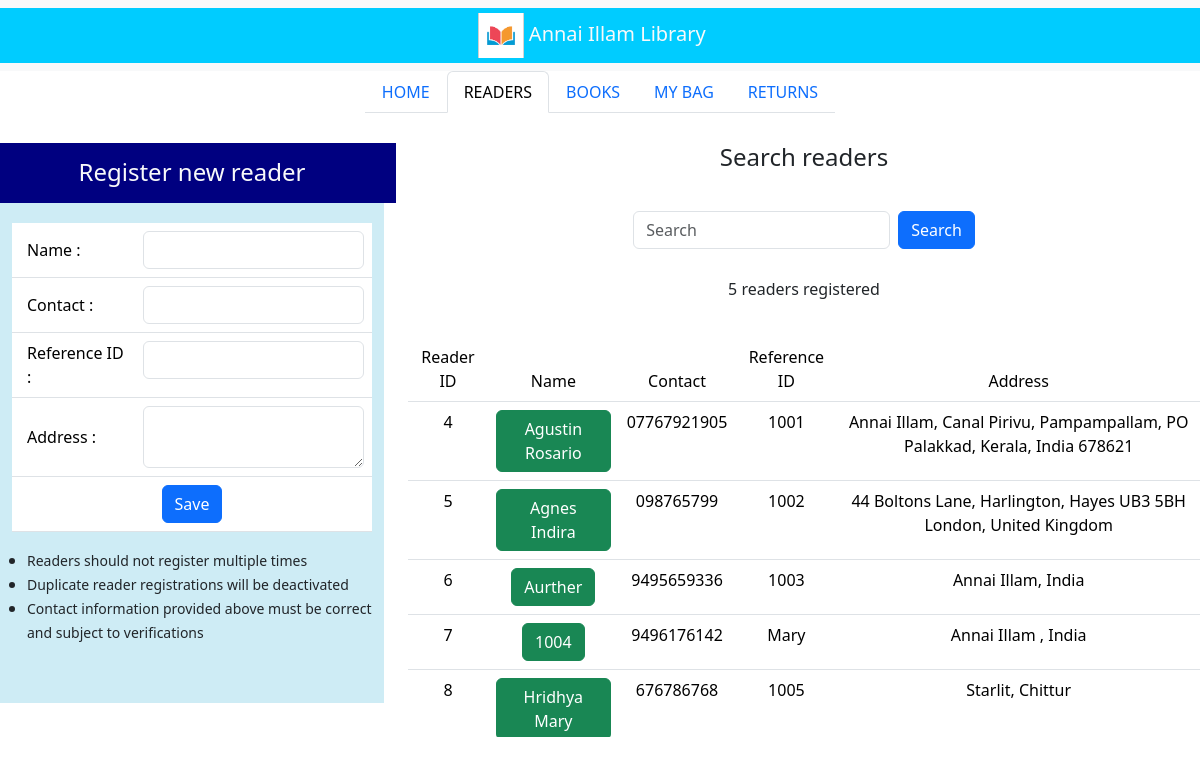
The page /readers/ on the database its author committed.
### libraryportal/models.py (models this page shows, shortened)
class Reader(models.Model):
    reference_id= models.CharField(max_length=200)
    reader_name = models.CharField(max_length=200)
    reader_contact = models.CharField(max_length=200)
    reader_address = models.TextField()
    active= models.BooleanField(default=True)

### libraryportal/views.py (the view)
# urls.py: path('readers/', views.readers_tab),
def readers_tab(request):
    if request.method=="GET":
        readers = Reader.objects.all()
        return render(request,"readers.html", context={"current_tab": "readers", "readers": readers})
    else:
        query = request.POST['query']
        readers = Reader.objects.raw("select * from libraryportal_Reader where reader_name like '%"+query+"%'")
        return render(request, "readers.html", context={"current_tab": "readers", "readers": readers, "query": query})

### libraryportal/templates/readers.html (shortened to what this page needs)
<!DOCTYPE html>
{% extends "index.html" %}
{% load static %}
{% block main_content %}
<div class="container-flex text-center justify-content-center align-items-center"
     style="padding-bottom:20px; padding-top:10px; vertical-align:middle;">
    <div class="row justify-content-center align-middle" style="margin-top: 20px; height:60px">
        <div class="col-md-4 text-light" style="background-color:#000080">
            <h4 style="margin-top:15px;">Register new reader </h4>
        </div>
        <div class="col-md-8">
            <h4>Search readers</h4>
        </div>
    </div>
    <div class="row">
        <div class="col-md-4">
            <div class="container" style="overflow-y:auto; height:500px; background:#CEECF5; ">
                <form class="d-flex" action="/readers/add" method="POST">
                    <table class="table" style="margin-top:20px">
                        <tr>
                            <td style="text-align: left; vertical-align: middle ;padding-left: 15px; height:10px;">Name
                                :
                            </td>
                            <td><input type="text" class="form-control" name="reader_name"></td>
                        </tr>
                        <tr>
                            <td style="text-align: left; vertical-align: middle ;padding-left: 15px; height:10px;">
                                Contact :
                            </td>
                            <td><input type="text" class="form-control" name="reader_contact"></td>
                        </tr>
                        <tr>
                            <td style="text-align: left; vertical-align: middle ;padding-left: 15px; height:10px;">
                                Reference ID :
                            </td>
                            <td><input type="text" class="form-control" name="reader_reference"></td>
                        </tr>
                        <tr>
                            <td style="text-align: left; vertical-align: middle ;padding-left: 15px; height:10px;">
                                Address :
                            </td>
                            <td><textarea class="form-control" name="reader_address"></textarea></td>
                        </tr>
                        <tr>
                            <td colspan="2">
                                <button class="btn btn-primary" type="submit"> Save</button>
                            </td>
                        </tr>
                    </table>
                </form>
                <ul style="text-align:left; vertical-align: middle; padding-left: 15px">
                    <li><small>Readers should not register multiple times</small></li>
                    <li><small>Duplicate reader registrations will be deactivated</small></li>
                    <li><small>Contact information provided above must be correct and subject to verifications</small>
                    </li>
                </ul>
            </div>
        </div>
        <div class="col-md-8">
            <div class="row">
                <nav class="navbar bg-body-light">
                    <div class="container-fluid justify-content-center align-items-center">
                        <form class="d-flex" role="search" action="/readers/" method="POST">
                            <input class="form-control me-2" type="search" placeholder="Search" aria-label="Search"
                                   name="query" value="{{ query }}">
                            <button class="btn btn-primary" type="submit">Search</button>
                        </form>
                    </div>
                </nav>
            </div>
            <div class="row" style="margin-top: 20px">
                <p>{{ readers|length }} readers registered</p>
            </div>
            <div class="row" style="margin-top: 20px">
                <div class="container" style="overflow-y: auto; height: 400px">
                    <table class="table table-hover">
                        <thead>
                        <tr>
                            <td>Reader ID</td>
                            <td>Name</td>
                            <td>Contact</td>
                            <td>Reference ID</td>
                            <td>Address</td>
                        </tr>
                        </thead>
                        <tbody>
                        {% for reader in readers %}
                        <tr>
                            <td>{{reader.id}}</td>
                            <td>
                                {% if reader.active %}
                                <span class="btn btn-success">{{reader.reader_name}}</span>
                                {% else %}
                                <span class="btn btn-secondary">{{reader.reader_name}}</span>
                                {% endif %}
                            </td>
                            <td>{{reader.reader_contact}}</td>
                            <td>{{reader.reference_id}}</td>
                            <td>{{reader.reader_address}}</td>
                        </tr>
                        {% endfor %}
                        </tbody>
                    </table>
                </div>
            </div>
        </div>
    </div>
</div>
{% endblock %}

### libraryportal/templates/index.html (shortened to what this page needs)
<!doctype html>
{% load static %}
<html lang="en">
<head>
    <link href="https://cdn.jsdelivr.net/npm/bootstrap@5.3.3/dist/css/bootstrap.min.css" rel="stylesheet"
>
</head>
<body>
<nav class="navbar bg-body-tertiary">
    <div class="container-fluid justify-content-center align-items-center" style="background-color:#00ccff">
            <span class="navbar-brand mb-0 h3 text-light">
                <img src="{% static '/library_logo_small.png' %}" alt="LIMS" height="45">
                Annai Illam Library</span>
    </div>
</nav>
<div class="container-fluid d-flex justify-content-center align-items-center">
    <ul class="nav nav-tabs">
        <li class="nav-item">
            {% if current_tab  ==  'home' %}
                <a class="nav-link active" aria-current="page" href="/home">HOME</a>
            {% else %}
                <a class="nav-link " href="/home">HOME</a>
            {% endif %}
        </li>
        <li class="nav-item">
            {% if current_tab  ==  'readers' %}
            <a class="nav-link active" aria-current="page" href="/readers">READERS</a>
            {% else %}
            <a class="nav-link" href="/readers">READERS</a>
            {% endif %}
        </li>
        <li class="nav-item">
            {% if current_tab  ==  'books' %}
            <a class="nav-link active" aria-current="page" href="/books">BOOKS</a>
            {% else %}
            <a class="nav-link" href="/books">BOOKS</a>
            {% endif %}
        </li>
        <li class="nav-item">
            {% if current_tab  ==  'mybag' %}
            <a class="nav-link active" aria-current="page" href="/mybag">MY BAG</a>
            {% else %}
            <a class="nav-link" href="/mybag">MY BAG</a>
            {% endif %}
        </li>
        <li class="nav-item">
            {% if current_tab  ==  'returns' %}
            <a class="nav-link active" aria-current="page" href="/returns">RETURNS</a>
            {% else %}
            <a class="nav-link " href="/returns">RETURNS</a>
            {% endif %}
        </li>
    </ul>
</div>
{% block main_content %}
{% endblock %}
</body>
</html>

### rows shown on the page
Reader: id "4", reader_name "Agustin Rosario", reader_contact "07767921905", reference_id "1001", reader_address "Annai Illam, Canal Pirivu, Pampampallam, PO Palakkad, Kerala, India 678621"
Reader: id "5", reader_name "Agnes Indira", reader_contact "098765799", reference_id "1002", reader_address "44 Boltons Lane, Harlington, Hayes UB3 5BH London, United Kingdom"
Reader: id "6", reader_name "Aurther", reader_contact "9495659336", reference_id "1003", reader_address "Annai Illam, India"
Reader: id "7", reader_name "1004", reader_contact "9496176142", reference_id "Mary", reader_address "Annai Illam , India"
Reader: id "8", reader_name "Hridhya Mary", reader_contact "676786768", reference_id "1005", reader_address "Starlit, Chittur"

### other values the page prints
{{ readers|length }} "5"
